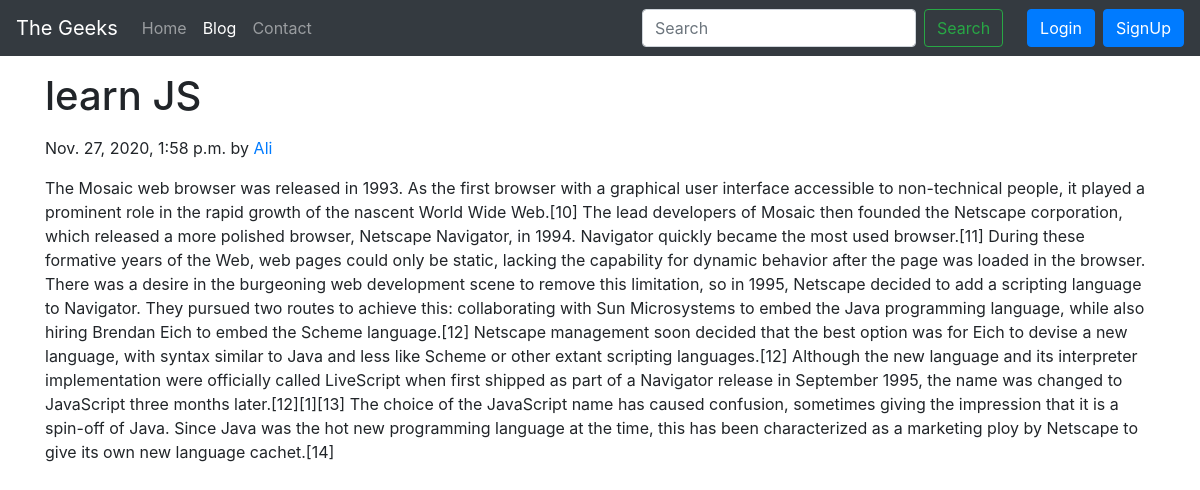
/blogpost/javascript tutorial, run on the app's committed database.
### blog/models.py (models this page shows, shortened)
class Blog(models.Model):
    sno = models.AutoField(primary_key=True)
    title = models.CharField(max_length=200)
    content = models.TextField()
    short_desc = models.CharField(max_length=300, default="")
    slug = models.CharField(max_length=100)
    time = models.DateTimeField(auto_now_add=True)
    author = models.CharField(max_length=20, default="")

### blog/views.py (the view)
# urls.py: path('blogpost/<str:slug>', views.blogpost, name='blog'),
def blogpost(request, slug):
    blog = Blog.objects.filter(slug=slug).first
    context = {'blog': blog}
    return render(request, 'blogpost.html', context)

### templates/blogpost.html
{% extends 'base.html' %}
{% block blogactive %}active{% endblock blogactive %}
{% block body %}
<div class="container">
<h1 class="my-3"> {{blog.title}} </h1>
<p class="blog-post-meta">{{blog.time}} by <a href="#">{{blog.author}}</a></p>
<div class="my-3">
    {{blog.content|safe}}
</div>
</div>
{% endblock body %}

### data on the page
Blog: title "learn JS", time "Nov. 27, 2020, 1:58 p.m.", author "Ali", content "The Mosaic web browser was released in 1993. As the first browser with a graphical user interface accessible to non-technical people, it played a prominent role in the rapid growth of the nascent World Wide Web.[10] The lead developers of Mosaic then founded the Netscape corporation, which released a more polished browser, Netscape Navigator, in 1994. Navigator quickly became the most used browser.[11] During these formative years of the Web, web pages could only be static, lacking the capability for dynamic behavior after the page was loaded in the browser. There was a desire in the burgeoning web development scene to remove this limitation, so in 1995, Netscape decided to add a scripting…"
